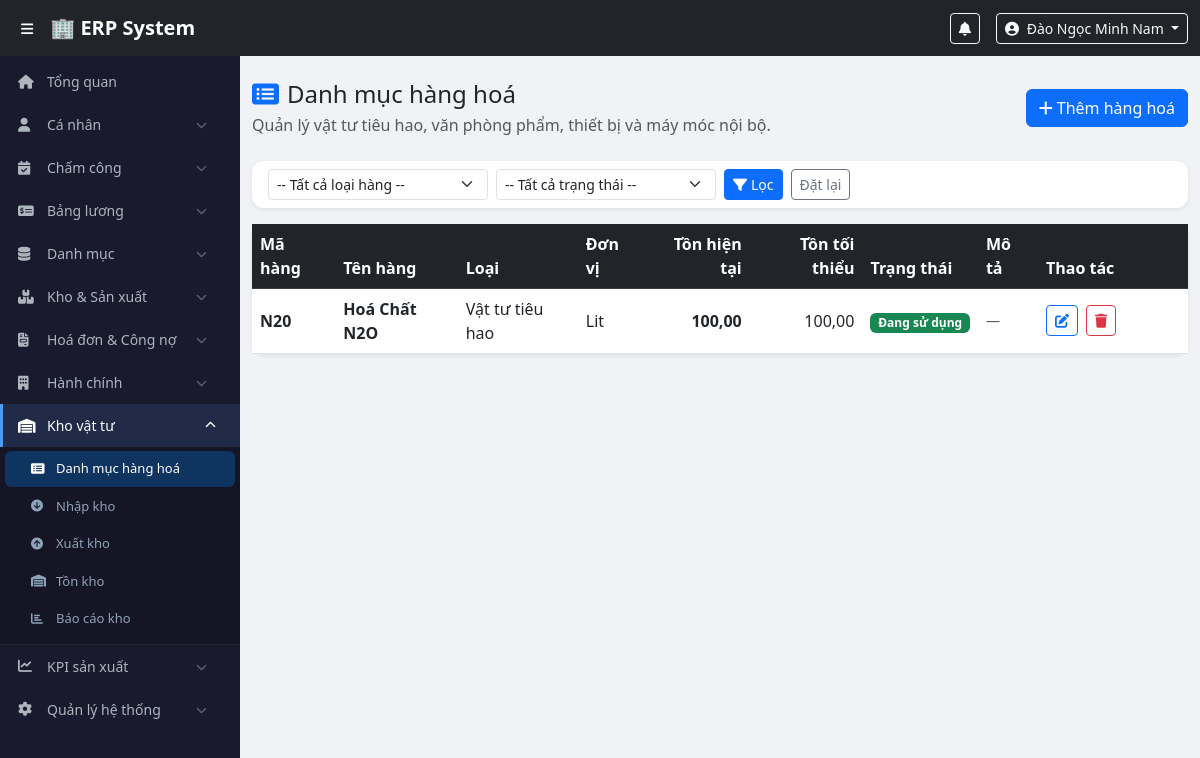
/modules/admin/inv_items.php (signed in), run on an earlier commit of the app's database.
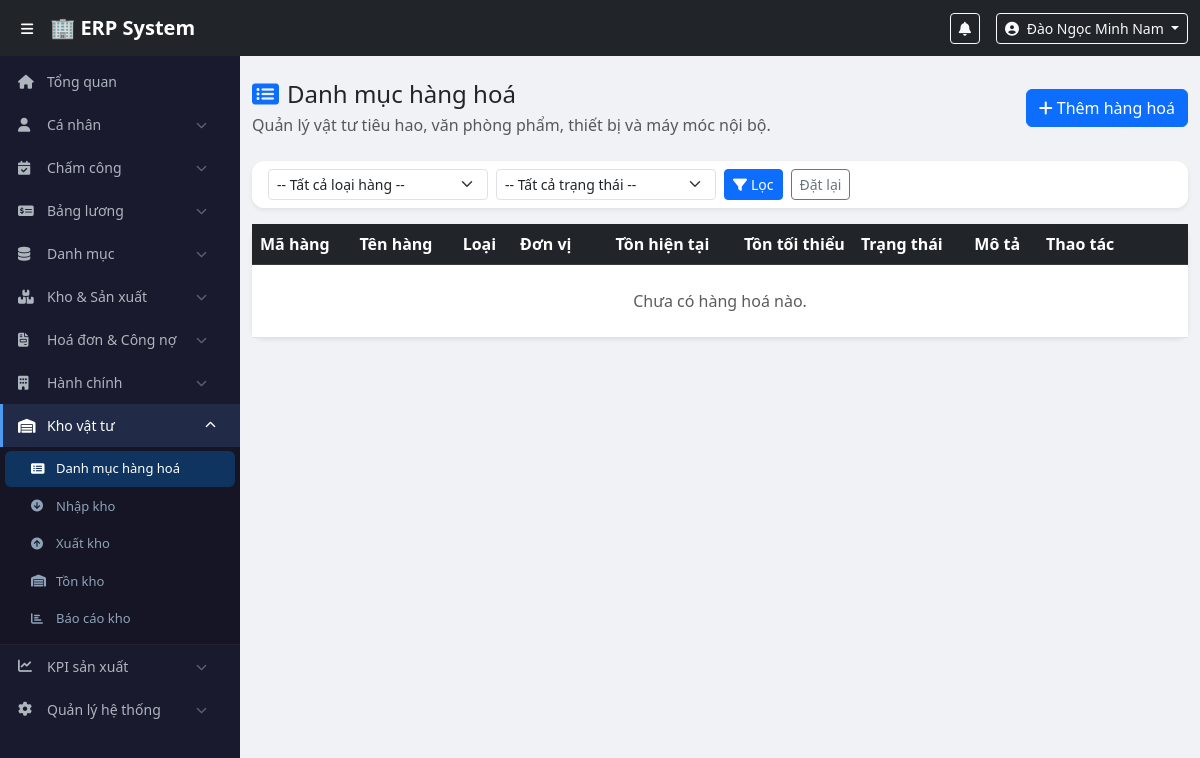
And on a later commit of the database.
### tables this page shows
CREATE TABLE `inv_items` (
  `id` int(11) NOT NULL,
  `item_code` varchar(50) NOT NULL,
  `item_name` varchar(255) NOT NULL,
  `category` enum('consumable','stationery','equipment','machinery','other') NOT NULL DEFAULT 'other',
  `unit` varchar(50) NOT NULL DEFAULT 'Cái',
  `min_stock` decimal(12,2) NOT NULL DEFAULT 0.00,
  `description` text DEFAULT NULL,
  `is_active` tinyint(1) NOT NULL DEFAULT 1,
  `created_at` timestamp NOT NULL DEFAULT current_timestamp(),
  `updated_at` timestamp NOT NULL DEFAULT current_timestamp() ON UPDATE current_timestamp()
);

### config/functions.php (called while the page is built, shortened)
<?php
function fetchAllSafe(PDO $pdo, string $sql, array $params = []): array {
    try {
        $stmt = $pdo->prepare($sql);
        $stmt->execute($params);
        return $stmt->fetchAll(PDO::FETCH_ASSOC) ?: [];
    } catch (Throwable $e) {
        return [];
    }
}
function e($value): string {
    return htmlspecialchars((string) ($value ?? ''), ENT_QUOTES | ENT_SUBSTITUTE, 'UTF-8');
}
?>

### modules/admin/inv_items.php (the view, shortened to what the rows shown need)
<?php
require_once $_SERVER['DOCUMENT_ROOT'] . '/erp/config/database.php';
require_once $_SERVER['DOCUMENT_ROOT'] . '/erp/config/functions.php';
$pdo = getDBConnection();
$categoryMap = [
    'consumable' => 'Vật tư tiêu hao',
    'stationery' => 'Văn phòng phẩm',
    'equipment' => 'Thiết bị',
    'machinery' => 'Máy móc',
    'other' => 'Khác',
];
$filterCategory = trim($_GET['category'] ?? '');
$filterActive = trim($_GET['is_active'] ?? '');
$where = ['1=1'];
$params = [];
$items = fetchAllSafe(
    $pdo,
    "SELECT i.*,
            COALESCE(imp.total_in, 0) AS total_in,
            COALESCE(exp.total_out, 0) AS total_out,
            COALESCE(imp.total_in, 0) - COALESCE(exp.total_out, 0) AS current_stock
     FROM inv_items i
     LEFT JOIN (
        SELECT item_id, COALESCE(SUM(quantity), 0) AS total_in
        FROM inv_imports
        GROUP BY item_id
     ) imp ON imp.item_id = i.id
     LEFT JOIN (
        SELECT item_id, COALESCE(SUM(quantity), 0) AS total_out
        FROM inv_exports
        GROUP BY item_id
     ) exp ON exp.item_id = i.id
     WHERE " . implode(' AND ', $where) . "
     ORDER BY i.created_at DESC, i.id DESC",
    $params
);
include $_SERVER['DOCUMENT_ROOT'] . '/erp/includes/header.php';
?>
<div class="main-content">
    <div class="container-fluid py-4">
        <div class="card border-0 shadow-sm">
            <div class="table-responsive">
                <table class="table table-hover align-middle mb-0">
                    <thead class="table-dark">
                        <tr>
                            <th>Mã hàng</th>
                            <th>Tên hàng</th>
                            <th>Loại</th>
                            <th>Đơn vị</th>
                            <th class="text-end">Tồn hiện tại</th>
                            <th class="text-end">Tồn tối thiểu</th>
                            <th>Trạng thái</th>
                            <th>Mô tả</th>
                            <th width="150">Thao tác</th>
                        </tr>
                    </thead>
                    <tbody>
                    <?php if (!$items): ?>
                        <tr>
                            <td colspan="9" class="text-center text-muted py-4">Chưa có hàng hoá nào.</td>
                        </tr>
                    <?php else: ?>
                        <?php foreach ($items as $item): ?>
                            <?php
                            $stock = (float)$item['current_stock'];
                            $minStock = (float)$item['min_stock'];
                            $isLowStock = $stock < $minStock;
                            ?>
                            <tr>
                                <td class="fw-semibold"><?= e($item['item_code']) ?></td>
                                <td>
                                    <div class="fw-semibold"><?= e($item['item_name']) ?></div>
                                </td>
                                <td><?= e($categoryMap[$item['category']] ?? $item['category']) ?></td>
                                <td><?= e($item['unit']) ?></td>
                                <td class="text-end fw-semibold <?= $isLowStock ? 'text-danger' : '' ?>"><?= e(number_format($stock, 2, ',', '.')) ?></td>
                                <td class="text-end"><?= e(number_format($minStock, 2, ',', '.')) ?></td>
                                <td>
                                    <span class="badge <?= (int)$item['is_active'] === 1 ? 'bg-success' : 'bg-secondary' ?>">
                                        <?= (int)$item['is_active'] === 1 ? 'Đang sử dụng' : 'Ngưng sử dụng' ?>
                                    </span>
                                </td>
                                <td class="text-muted small"><?= e($item['description'] ?: '—') ?></td>
                                <td>
                                    <div class="d-flex gap-2">
                                        <a class="btn btn-sm btn-outline-primary" href="/erp/modules/admin/inv_items.php?<?= e(http_build_query(['action' => 'edit', 'id' => (int)$item['id'], 'category' => $filterCategory, 'is_active' => $filterActive])) ?>">
                                            <i class="fas fa-edit"></i>
                                        </a>
                                        <form method="post" onsubmit="return confirm('Bạn có chắc muốn xoá hàng hoá này?');">
                                            <button type="submit" class="btn btn-sm btn-outline-danger">
                                                <i class="fas fa-trash"></i>
                                            </button>
                                        </form>
                                    </div>
                                </td>
                            </tr>
                        <?php endforeach; ?>
                    <?php endif; ?>
                    </tbody>
                </table>
            </div>
        </div>
    </div>
</div>
<?php
include $_SERVER['DOCUMENT_ROOT'] . '/erp/includes/footer.php';

What changed in the data, as far as the page shows it:
removed inv_items: item_code "N20", item_name "Hoá Chất N2O", category "Vật tư tiêu hao", unit "Lit", stock "100,00", min_stock "100,00", is_active "Đang sử dụng", description "—"
Also different on the page:
text now shown: "Chưa có hàng hoá nào."
